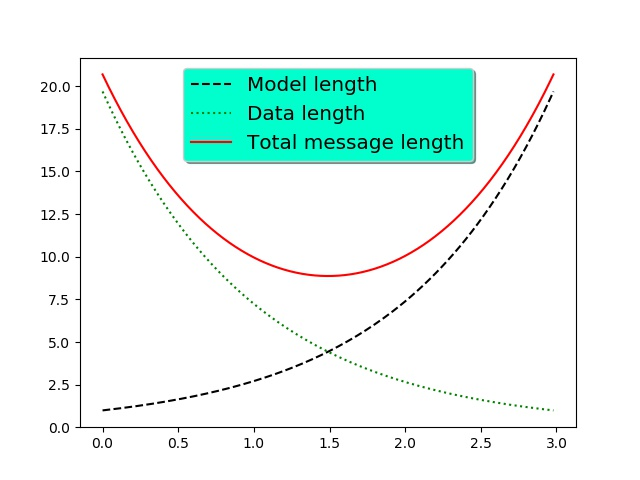

Generate this figure with Python:
import numpy as np
import matplotlib.pyplot as plt

# Make some fake data.
a = b = np.arange(0, 3, .02)
c = np.exp(a)
d = c[::-1]#c的索引步长为-1，即从尾开始索引，即倒序

# Create plots with pre-defined labels.
fig, ax = plt.subplots()
ax.plot(a, c, 'k--', label='Model length')#--线形,------------并且添加上了label
ax.plot(a, d, 'g:', label='Data length')#：线形
ax.plot(a, c + d, 'r', label='Total message length')#不带符号，为实线

legend = ax.legend(loc='upper center', shadow=True, fontsize='x-large')

# Put a nicer background color on the legend.
legend.get_frame().set_facecolor('#00FFCC')#hex color
#get_frame()函数返回一个rectangle，用于放置三个label，即是中间哪个绿色的方块
plt.savefig("legends.jpg")
plt.show()